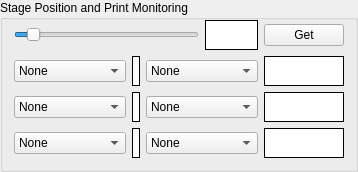
       <widget class="QGroupBox" name="MonitoringBox">
        <property name="title">
         <string>Stage Position and Print Monitoring</string>
        </property>
        <layout class="QVBoxLayout" name="verticalLayout_3">
         <property name="topMargin">
          <number>0</number>
         </property>
         <item>
          <layout class="QGridLayout" name="gridLayout_10" rowstretch="4,3,3,3" columnstretch="30,20,14,14,20">
           <item row="1" column="4">
            <widget class="QLabel" name="LiveValue4">
             <property name="styleSheet">
              <string notr="true">background:rgb(255, 255, 255); border: 1px solid black;
</string>
             </property>
             <property name="text">
              <string>&lt;html&gt;&lt;head/&gt;&lt;body&gt;&lt;p&gt;&lt;br/&gt;&lt;/p&gt;&lt;/body&gt;&lt;/html&gt;</string>
             </property>
            </widget>
           </item>
           <item row="2" column="4">
            <widget class="QLabel" name="LiveValue5">
             <property name="styleSheet">
              <string notr="true">background:rgb(255, 255, 255); border: 1px solid black;
</string>
             </property>
             <property name="text">
              <string>&lt;html&gt;&lt;head/&gt;&lt;body&gt;&lt;p&gt;&lt;br/&gt;&lt;/p&gt;&lt;/body&gt;&lt;/html&gt;</string>
             </property>
            </widget>
           </item>
           <item row="3" column="4">
            <widget class="QLabel" name="LiveValue6">
             <property name="styleSheet">
              <string notr="true">background:rgb(255, 255, 255); border: 1px solid black;
</string>
             </property>
             <property name="text">
              <string>&lt;html&gt;&lt;head/&gt;&lt;body&gt;&lt;p&gt;&lt;br/&gt;&lt;/p&gt;&lt;/body&gt;&lt;/html&gt;</string>
             </property>
            </widget>
           </item>
           <item row="0" column="4">
            <widget class="QPushButton" name="GetPosition">
             <property name="sizePolicy">
              <sizepolicy hsizetype="Minimum" vsizetype="Fixed">
               <horstretch>0</horstretch>
               <verstretch>0</verstretch>
              </sizepolicy>
             </property>
             <property name="text">
              <string>Get</string>
             </property>
            </widget>
           </item>
           <item row="3" column="1">
            <widget class="QLabel" name="LiveValue3">
             <property name="styleSheet">
              <string notr="true">background:rgb(255, 255, 255); border: 1px solid black;
</string>
             </property>
             <property name="text">
              <string>&lt;html&gt;&lt;head/&gt;&lt;body&gt;&lt;p&gt;&lt;br/&gt;&lt;/p&gt;&lt;/body&gt;&lt;/html&gt;</string>
             </property>
            </widget>
           </item>
           <item row="1" column="0">
            <widget class="QComboBox" name="LiveValueList1">
             <item>
              <property name="text">
               <string>None</string>
              </property>
             </item>
             <item>
              <property name="text">
               <string>Exposure Time</string>
              </property>
             </item>
             <item>
              <property name="text">
               <string>LED Intensity</string>
              </property>
             </item>
             <item>
              <property name="text">
               <string>Dark Time</string>
              </property>
             </item>
             <item>
              <property name="text">
               <string>Vol/layer</string>
              </property>
             </item>
             <item>
              <property name="text">
               <string>Injection Rate</string>
              </property>
             </item>
             <item>
              <property name="text">
               <string>Stage Velocity</string>
              </property>
             </item>
             <item>
              <property name="text">
               <string>Stage Position</string>
              </property>
             </item>
             <item>
              <property name="text">
               <string>Sensor Input A</string>
              </property>
             </item>
             <item>
              <property name="text">
               <string>Sensor Input B</string>
              </property>
             </item>
             <item>
              <property name="text">
               <string>Sensor Input C</string>
              </property>
             </item>
            </widget>
           </item>
           <item row="2" column="1">
            <widget class="QLabel" name="LiveValue2">
             <property name="styleSheet">
              <string notr="true">background:rgb(255, 255, 255); border: 1px solid black;
</string>
             </property>
             <property name="text">
              <string>&lt;html&gt;&lt;head/&gt;&lt;body&gt;&lt;p&gt;&lt;br/&gt;&lt;/p&gt;&lt;/body&gt;&lt;/html&gt;</string>
             </property>
            </widget>
           </item>
           <item row="3" column="0">
            <widget class="QComboBox" name="LiveValueList3">
             <item>
              <property name="text">
               <string>None</string>
              </property>
             </item>
             <item>
              <property name="text">
               <string>Exposure Time</string>
              </property>
             </item>
             <item>
              <property name="text">
               <string>LED Intensity</string>
              </property>
             </item>
             <item>
              <property name="text">
               <string>Dark Time</string>
              </property>
             </item>
             <item>
              <property name="text">
               <string>Vol/layer</string>
              </property>
             </item>
             <item>
              <property name="text">
               <string>Injection Rate</string>
              </property>
             </item>
             <item>
              <property name="text">
               <string>Stage Velocity</string>
              </property>
             </item>
             <item>
              <property name="text">
               <string>Stage Position</string>
              </property>
             </item>
             <item>
              <property name="text">
               <string>Sensor Input A</string>
              </property>
             </item>
             <item>
              <property name="text">
               <string>Sensor Input B</string>
              </property>
             </item>
             <item>
              <property name="text">
               <string>Sensor Input C</string>
              </property>
             </item>
            </widget>
           </item>
           <item row="2" column="0">
            <widget class="QComboBox" name="LiveValueList2">
             <item>
              <property name="text">
               <string>None</string>
              </property>
             </item>
             <item>
              <property name="text">
               <string>Exposure Time</string>
              </property>
             </item>
             <item>
              <property name="text">
               <string>LED Intensity</string>
              </property>
             </item>
             <item>
              <property name="text">
               <string>Dark Time</string>
              </property>
             </item>
             <item>
              <property name="text">
               <string>Vol/layer</string>
              </property>
             </item>
             <item>
              <property name="text">
               <string>Injection Rate</string>
              </property>
             </item>
             <item>
              <property name="text">
               <string>Stage Velocity</string>
              </property>
             </item>
             <item>
              <property name="text">
               <string>Stage Position</string>
              </property>
             </item>
             <item>
              <property name="text">
               <string>Sensor Input A</string>
              </property>
             </item>
             <item>
              <property name="text">
               <string>Sensor Input B</string>
              </property>
             </item>
             <item>
              <property name="text">
               <string>Sensor Input C</string>
              </property>
             </item>
            </widget>
           </item>
           <item row="1" column="1">
            <widget class="QLabel" name="LiveValue1">
             <property name="styleSheet">
              <string notr="true">background:rgb(255, 255, 255); border: 1px solid black;
</string>
             </property>
             <property name="text">
              <string>&lt;html&gt;&lt;head/&gt;&lt;body&gt;&lt;p&gt;&lt;br/&gt;&lt;/p&gt;&lt;/body&gt;&lt;/html&gt;</string>
             </property>
            </widget>
           </item>
           <item row="1" column="2" colspan="2">
            <widget class="QComboBox" name="LiveValueList4">
             <item>
              <property name="text">
               <string>None</string>
              </property>
             </item>
             <item>
              <property name="text">
               <string>Exposure Time</string>
              </property>
             </item>
             <item>
              <property name="text">
               <string>LED Intensity</string>
              </property>
             </item>
             <item>
              <property name="text">
               <string>Dark Time</string>
              </property>
             </item>
             <item>
              <property name="text">
               <string>Vol/layer</string>
              </property>
             </item>
             <item>
              <property name="text">
               <string>Injection Rate</string>
              </property>
             </item>
             <item>
              <property name="text">
               <string>Stage Velocity</string>
              </property>
             </item>
             <item>
              <property name="text">
               <string>Stage Position</string>
              </property>
             </item>
             <item>
              <property name="text">
               <string>Sensor Input A</string>
              </property>
             </item>
             <item>
              <property name="text">
               <string>Sensor Input B</string>
              </property>
             </item>
             <item>
              <property name="text">
               <string>Sensor Input C</string>
              </property>
             </item>
            </widget>
           </item>
           <item row="0" column="3">
            <widget class="QLabel" name="CurrentPositionIndicator">
             <property name="styleSheet">
              <string notr="true">background:rgb(255, 255, 255); border: 1px solid black;
</string>
             </property>
             <property name="text">
              <string>&lt;html&gt;&lt;head/&gt;&lt;body&gt;&lt;p&gt;&lt;br/&gt;&lt;/p&gt;&lt;/body&gt;&lt;/html&gt;</string>
             </property>
            </widget>
           </item>
           <item row="0" column="0" colspan="3">
            <widget class="QSlider" name="CurrentStagePos">
             <property name="minimum">
              <number>-5</number>
             </property>
             <property name="maximum">
              <number>65</number>
             </property>
             <property name="sliderPosition">
              <number>0</number>
             </property>
             <property name="orientation">
              <enum>Qt::Orientation::Horizontal</enum>
             </property>
            </widget>
           </item>
           <item row="2" column="2" colspan="2">
            <widget class="QComboBox" name="LiveValueList5">
             <item>
              <property name="text">
               <string>None</string>
              </property>
             </item>
             <item>
              <property name="text">
               <string>Exposure Time</string>
              </property>
             </item>
             <item>
              <property name="text">
               <string>LED Intensity</string>
              </property>
             </item>
             <item>
              <property name="text">
               <string>Dark Time</string>
              </property>
             </item>
             <item>
              <property name="text">
               <string>Vol/layer</string>
              </property>
             </item>
             <item>
              <property name="text">
               <string>Injection Rate</string>
              </property>
             </item>
             <item>
              <property name="text">
               <string>Stage Velocity</string>
              </property>
             </item>
             <item>
              <property name="text">
               <string>Stage Position</string>
              </property>
             </item>
             <item>
              <property name="text">
               <string>Sensor Input A</string>
              </property>
             </item>
             <item>
              <property name="text">
               <string>Sensor Input B</string>
              </property>
             </item>
             <item>
              <property name="text">
               <string>Sensor Input C</string>
              </property>
             </item>
            </widget>
           </item>
           <item row="3" column="2" colspan="2">
            <widget class="QComboBox" name="LiveValueList6">
             <item>
              <property name="text">
               <string>None</string>
              </property>
             </item>
             <item>
              <property name="text">
               <string>Exposure Time</string>
              </property>
             </item>
             <item>
              <property name="text">
               <string>LED Intensity</string>
              </property>
             </item>
             <item>
              <property name="text">
               <string>Dark Time</string>
              </property>
             </item>
             <item>
              <property name="text">
               <string>Vol/layer</string>
              </property>
             </item>
             <item>
              <property name="text">
               <string>Injection Rate</string>
              </property>
             </item>
             <item>
              <property name="text">
               <string>Stage Velocity</string>
              </property>
             </item>
             <item>
              <property name="text">
               <string>Stage Position</string>
              </property>
             </item>
             <item>
              <property name="text">
               <string>Sensor Input A</string>
              </property>
             </item>
             <item>
              <property name="text">
               <string>Sensor Input B</string>
              </property>
             </item>
             <item>
              <property name="text">
               <string>Sensor Input C</string>
              </property>
             </item>
            </widget>
           </item>
          </layout>
         </item>
        </layout>
       </widget>
